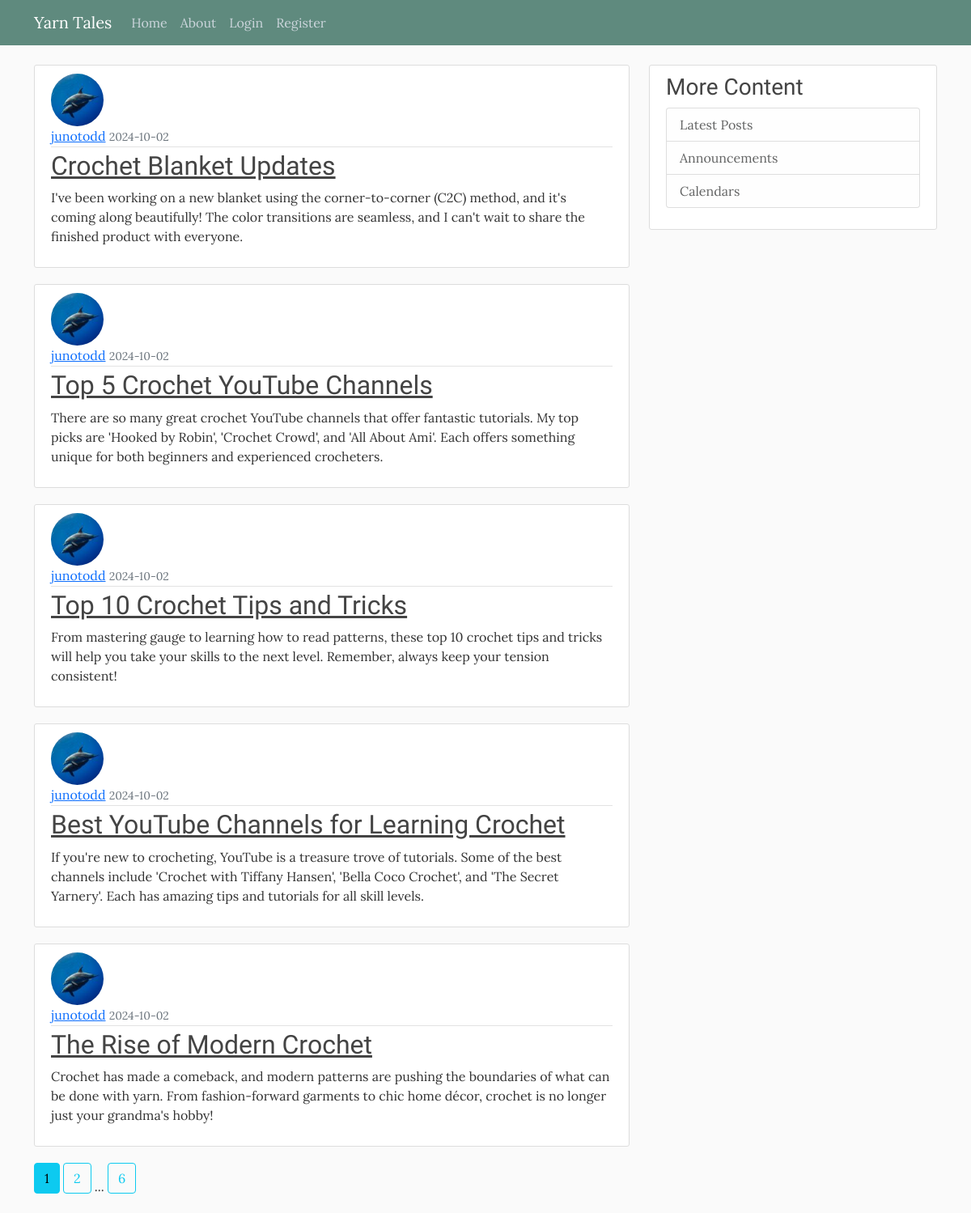
The page /home on the database its author committed.
### flaskblog/models.py (models this page shows, shortened)
class Post(db.Model):
    id = db.Column(db.Integer, primary_key=True)
    title = db.Column(db.String(100), nullable=False)
    date_posted = db.Column(db.DateTime, nullable=False, default=datetime.utcnow)
    content = db.Column(db.Text, nullable=False)
    user_id = db.Column(db.Integer, db.ForeignKey('user.id'), nullable=False)

class User(db.Model, UserMixin):
    id = db.Column(db.Integer, primary_key=True)
    username = db.Column(db.String(20), unique=True, nullable=False)
    email = db.Column(db.String(120), unique=True, nullable=False)
    image_file = db.Column(db.String(20), nullable=False, default='default.jpg')
    password = db.Column(db.String(60), nullable=False)
    posts = db.relationship('Post', backref='author', lazy=True)

### flaskblog/main/routes.py (the view)
@main.route("/")
@main.route("/home")
def home():
    page = request.args.get('page', 1, type=int)
    posts = Post.query.order_by(Post.date_posted.desc()).paginate(page=page, per_page=5)
    return render_template('home.html', posts=posts)

### flaskblog/templates/home.html
{% extends "layout.html" %}
{% block content %}
{% for post in posts.items %}
<article class="media content-section">
    <img class="rounded-circle article-img"
        src="{{ url_for('static', filename='profile_pics/' + post.author.image_file) }}" alt="">
    <div class="media-body">
        <div class="article-metadata">
            <a class="mr-2" href="{{ url_for('users.user_post', username=post.author.username) }}">{{
                post.author.username
                }}</a>
            <small class="text-muted">{{ post.date_posted.strftime('%Y-%m-%d') }}</small>
        </div>
        <h2><a class="article-title" href="{{ url_for('posts.post', post_id=post.id) }}">{{ post.title }}</a></h2>
        <p class="article-content">{{ post.content }}</p>
    </div>
</article>
{% endfor %}
{% for page_num in posts.iter_pages(left_edge=1, right_edge=1, left_current=1, right_current=2) %}
{% if page_num %}
{% if posts.page == page_num %}
<a class="btn btn-info mb-4" href="{{ url_for('main.home', page=page_num ) }}">{{ page_num }}</a>
{% else %}
<a class="btn btn-outline-info mb-4" href="{{ url_for('main.home', page=page_num ) }}">{{ page_num }}</a>
{% endif %}
{% else %}
...
{% endif %}
{% endfor %}
{% endblock content %}

### flaskblog/templates/layout.html (shortened to what this page needs)
<!DOCTYPE html>
<html lang="en">
<head>
    <link href="https://cdn.jsdelivr.net/npm/bootstrap@5.0.2/dist/css/bootstrap.min.css" rel="stylesheet"
>
    <link rel="stylesheet" href="{{ url_for('static', filename= 'main.css') }}">
</head>
<body>
    <header class="site-header">
        <nav class="navbar navbar-expand-md navbar-dark bg-steel fixed-top">
            <div class="container">
                <a class="navbar-brand mr-4" href="/">Yarn Tales</a>
                <div class="collapse navbar-collapse" id="navbarToggle">
                    <div class="navbar-nav mr-auto">
                        <a class="nav-item nav-link" href="{{ url_for('main.home') }}">Home</a>
                        <a class="nav-item nav-link" href="{{ url_for('main.about') }}">About</a>
                    </div>
                    <div class="navbar-nav">
                        {% if current_user.is_authenticated %}
                        <a class="nav-item nav-link" href="{{ url_for('posts.new_post') }}">New Post</a>
                        <a class="nav-item nav-link" href="{{ url_for('users.account') }}">Account</a>
                        <a class="nav-item nav-link" href="{{ url_for('users.logout') }}">Logout</a>
                        {% else %}
                        <a class="nav-item nav-link" href="{{ url_for('users.login') }}">Login</a>
                        <a class="nav-item nav-link" href="{{ url_for('users.register') }}">Register</a>
                        {% endif %}
                    </div>
                </div>
            </div>
        </nav>
    </header>
    <main role="main" class="container">
        <div class="row">
            <div class="col-md-8">
                {% block content %}{% endblock %}
            </div>
            <div class="col-md-4">
                <div class="content-section">
                    <h3>More Content</h3>
                    <ul class="list-group">
                        <li class="list-group-item list-group-item-light">Latest Posts</li>
                        <li class="list-group-item list-group-item-light">Announcements</li>
                        <li class="list-group-item list-group-item-light">Calendars</li>
                    </ul>
                </div>
            </div>
        </div>
    </main>
</body>
</html>

### flaskblog/static/main.css (style rules this page uses)
body { background: #fafafa; color: #333333; margin-top: 5rem; font-family: "Lora", serif; font-optical-sizing: auto; font-weight: 400; }
h1, h2, h3, h4, h5, h6 { color: #444444; font-family: "Satisfy", cursive; font-weight: 400; font-style: normal; }
.bg-steel { background-color: #5f8a7e; }
.site-header .navbar-nav .nav-link { color: #cbd5db; }
.content-section { background: #ffffff; padding: 10px 20px; border: 1px solid #dddddd; border-radius: 3px; margin-bottom: 20px; }
.article-title { color: #444444; }
.article-content { white-space: pre-line; }
.article-img { height: 65px; width: 65px; margin-right: 16px; }
.article-metadata { padding-bottom: 1px; margin-bottom: 4px; border-bottom: 1px solid #e3e3e3 }

### rows shown on the page
Post: image_file (picture), author.username "junotodd", date_posted "2024-10-02", title "Crochet Blanket Updates", content "I've been working on a new blanket using the corner-to-corner (C2C) method, and it's coming along beautifully! The color transitions are seamless, and I can't wait to share the finished product with everyone."
Post: image_file (picture), author.username "junotodd", date_posted "2024-10-02", title "Top 5 Crochet YouTube Channels", content "There are so many great crochet YouTube channels that offer fantastic tutorials. My top picks are 'Hooked by Robin', 'Crochet Crowd', and 'All About Ami'. Each offers something unique for both beginners and experienced crocheters."
Post: image_file (picture), author.username "junotodd", date_posted "2024-10-02", title "Top 10 Crochet Tips and Tricks", content "From mastering gauge to learning how to read patterns, these top 10 crochet tips and tricks will help you take your skills to the next level. Remember, always keep your tension consistent!"
Post: image_file (picture), author.username "junotodd", date_posted "2024-10-02", title "Best YouTube Channels for Learning Crochet", content "If you're new to crocheting, YouTube is a treasure trove of tutorials. Some of the best channels include 'Crochet with Tiffany Hansen', 'Bella Coco Crochet', and 'The Secret Yarnery'. Each has amazing tips and tutorials for all skill levels."
Post: image_file (picture), author.username "junotodd", date_posted "2024-10-02", title "The Rise of Modern Crochet", content "Crochet has made a comeback, and modern patterns are pushing the boundaries of what can be done with yarn. From fashion-forward garments to chic home décor, crochet is no longer just your grandma's hobby!"

### other values the page prints
{{ page_num }} "1"
{{ page_num }} "2" "6"
